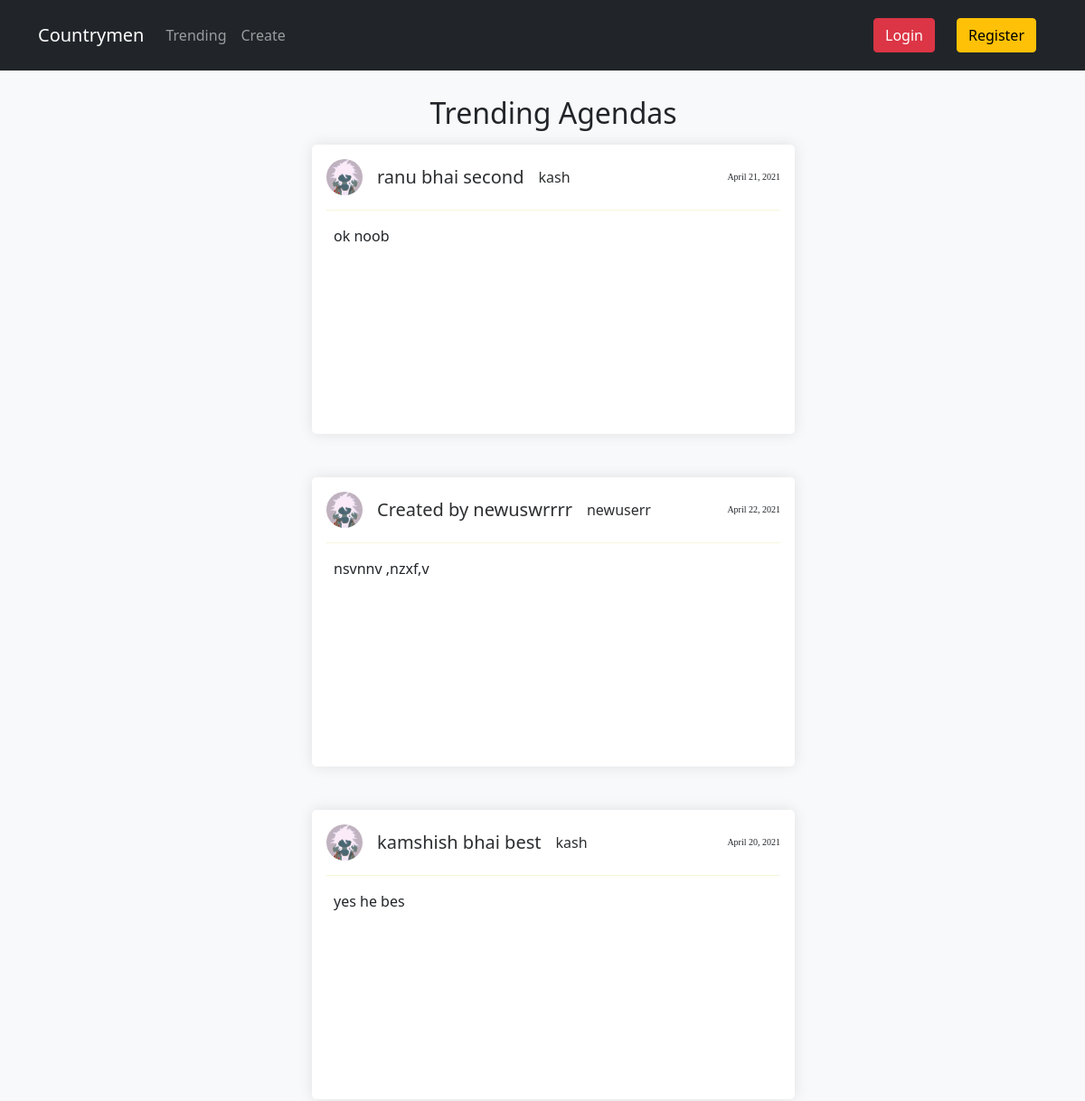
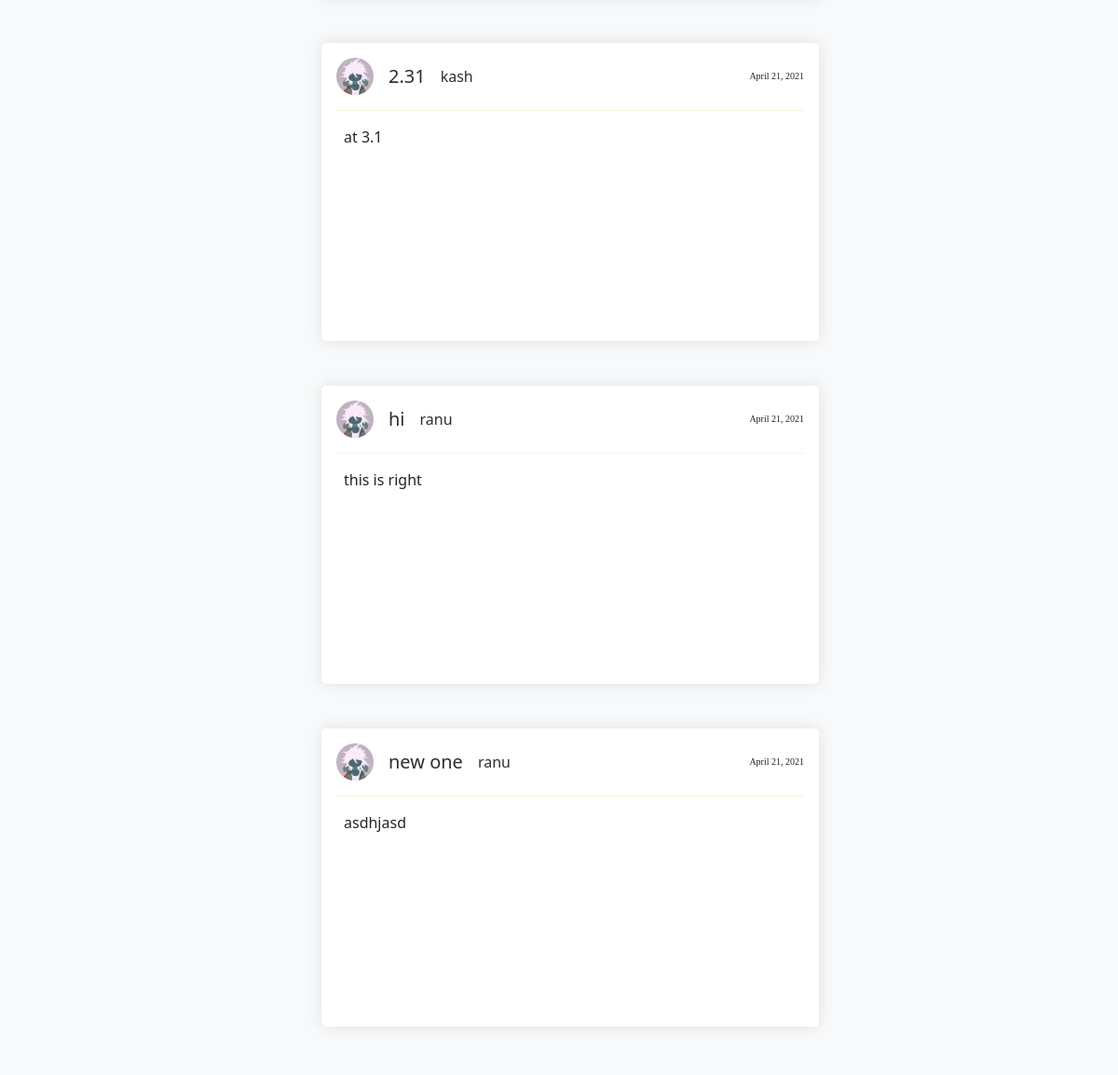
The page /trending/ on the database its author committed (2 pictures, top to bottom).
### agenda/models.py (models this page shows, shortened)
class Agenda(models.Model):
    title = models.CharField(max_length=100)
    text = models.TextField()
    date = models.DateTimeField(auto_now_add = True)
    author = models.ForeignKey(Users,on_delete=models.CASCADE)
    slug = models.SlugField(default='default',editable='False',max_length=100,null=False)

class Users(AbstractUser):
    username = models.CharField(max_length=20,primary_key=True)
    name  = models.CharField(max_length=30)
    image = models.CharField(max_length=20,default="default.jpg")
    email = models.EmailField(null=True)
    def __str__(self):
        return self.username

### agenda/views.py (the view)
# urls.py: path('trending/',TrendingListView.as_view(),name = 'trending'),
class TrendingListView(ListView):
    template_name = 'trending.html'
    context_object_name = 'posts'
    def get_queryset(self):
        return Agenda.objects.annotate(total_aye = Count('aye')).order_by('-total_aye')

### templates/trending.html (shortened to what this page needs)
{% extends "layout.html" %} {% block content %}
<div class="container-fluid">
    <div class="row">
        <div class="col-md-3 bg-light trend_left_sidebar m-1">
        </div>
        <div class="col-12 col-md-6 trend_posts m-1">
            <h2 class="text-center mb-3">Trending Agendas</h2>
            {% for post in posts %}
            <div class="card p-3 mb-5">
                <span class="d-flex card-head">
                    <img src="/media/default.jpg" alt="">
                    <a href="{% url 'agenda_view' post.slug %}">
                        <h5 class="card-title"> {{post.title}} </h5>
                    </a>
                    <p>
                        <a href="{% url 'profile_view' post.author.username %}">
                            {{post.author}}
                            </a>
                    </p>
                    <p class="card-date">
                        {{post.date.date}}
                    </p>
                </span>
                <p class="card-text">{{post.text}}</p>
            </div>
            {% endfor %}
        </div>
    </div>
</div>
{% endblock %}

### static/css/main.css (style rules this page uses)
* { margin: 0; padding: 0; box-sizing: border-box; }
body { background-color: #f8f9fa; }
.card a { text-decoration: none; color: rgb(44, 46, 48); }
.card { height: 20rem; }
.card, .main_left_sidebar, .main_right_sidebar { border: none; box-shadow: rgba(17, 17, 26, 0.1) 0px 0px 16px; border-radius: 5px; }
span img { margin-right: 1rem; width: 40px; height: 40px; border-radius: 25px; }
span h5, p { line-height: 40px; }
.card-date { margin-left: auto; font-size: x-small; font-family: 'Times New Roman', Times, serif; }
.card p a { margin-left: 16px; font-size: medium ; }
.card-head { border-bottom: 1px solid beige; }
.card-text { padding: 8px; }

### rows shown on the page
Agenda: title "ranu bhai second", author "kash", date "April 21, 2021", text "ok noob"
Agenda: title "Created by newuswrrrr", author "newuserr", date "April 22, 2021", text "nsvnnv ,nzxf,v"
Agenda: title "kamshish bhai best", author "kash", date "April 20, 2021", text "yes he bes"
Agenda: title "2.31", author "kash", date "April 21, 2021", text "at 3.1"
Agenda: title "hi", author "ranu", date "April 21, 2021", text "this is right"
Agenda: title "new one", author "ranu", date "April 21, 2021", text "asdhjasd"
